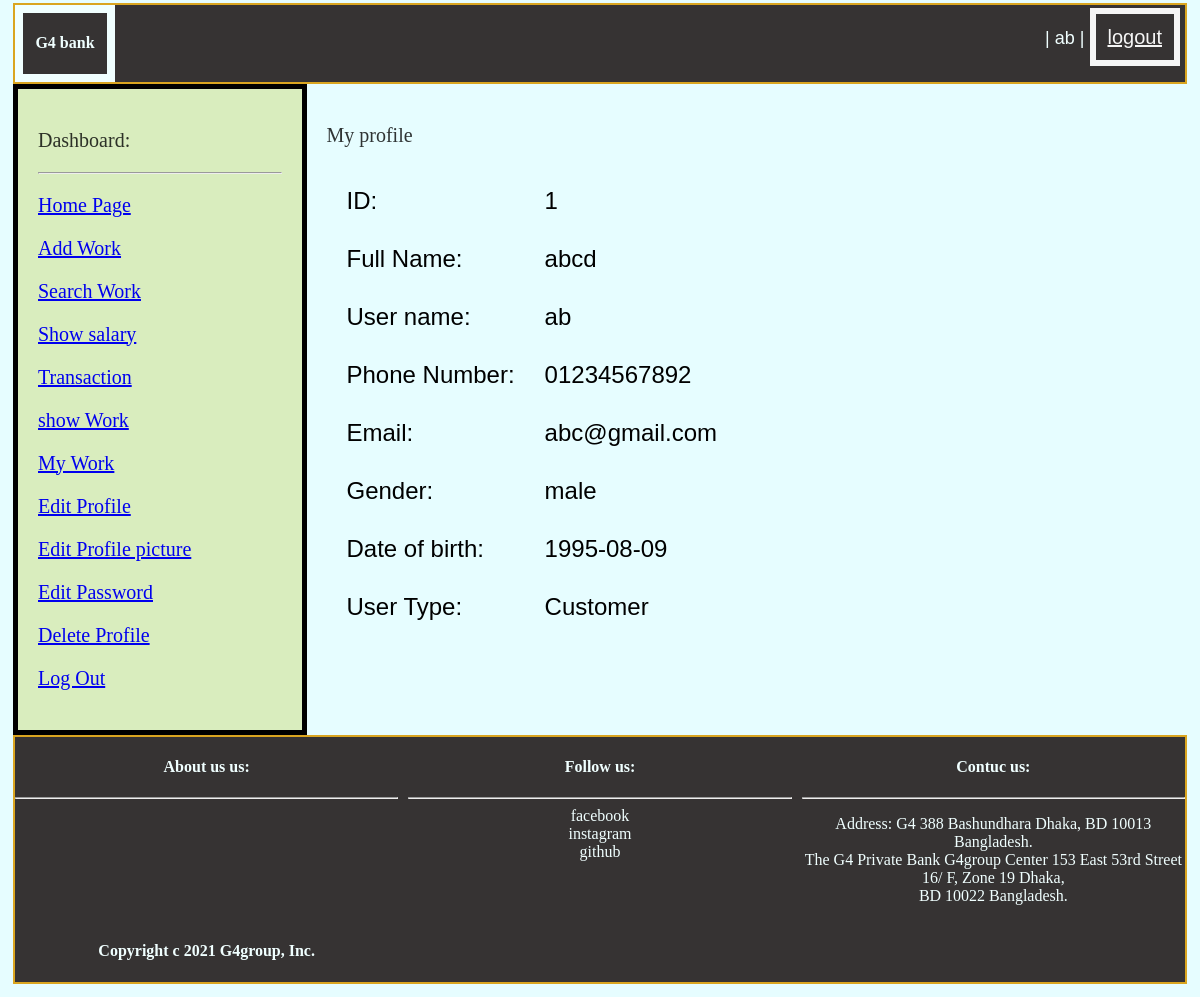
Page /view/employee/index.php (signed in) on the committed database.
### tables this page shows
CREATE TABLE `users` (
  `ID` int(50) NOT NULL,
  `fname` varchar(200) NOT NULL,
  `username` varchar(200) NOT NULL,
  `password` varchar(200) NOT NULL,
  `phone` varchar(200) NOT NULL,
  `email` varchar(200) NOT NULL,
  `gender` varchar(200) NOT NULL,
  `dob` varchar(200) NOT NULL,
  `userType` varchar(200) NOT NULL
);

### controller/viewProfile.php (the view, shortened to what this page needs)
<?php
    $uid=$_SESSION["ID"];
    $servername = "localhost";
    $username = "root";
    $password = "";
    $dbname = "bankms";
$conn = new mysqli($servername, $username, $password, $dbname);
$sql = "SELECT ID, fname,username,phone,email,gender,dob,userType From users Where ID='$uid' ";
$result = $conn->query($sql);
if ($result->num_rows > 0) {
  echo "<table>";
  while($row = $result->fetch_assoc()) {
    echo "<tr><td>ID:</td><td>".$row["ID"]."</td></tr>";
    echo "<tr><td>Full Name:</td><td>".$row["fname"]."</td></tr>";
    echo "<tr><td>User name:</td><td>".$row["username"]."</td></tr>";
    echo "<tr><td>Phone Number:</td><td>".$row["phone"]."</td></tr>";
    echo "<tr><td>Email:</td><td>".$row["email"]."</td></tr>";
    echo "<tr><td>Gender:</td><td>".$row["gender"]."</td></tr>";
    echo "<tr><td>Date of birth:</td><td>".$row["dob"]."</td></tr>";
    echo "<tr><td>User Type:</td><td>".$row["userType"]."</td></tr>";
  }
  echo "</table>";
} else {
  echo "ID not found";
}
?>

### controller/Extra/style.css (style rules this page uses)
body { background-color: #e6fdff; color: #000000; padding: 5px; }
table, th, td { border-collapse: collapse; }
th, td, tr { padding: 15px; }

### rows in the picture
users: ID "1", fname "abcd", username "ab", phone "01234567892", email "abc@gmail.com", gender "male", dob "1995-08-09", userType "Customer"

### other values in the picture
$name "ab"
